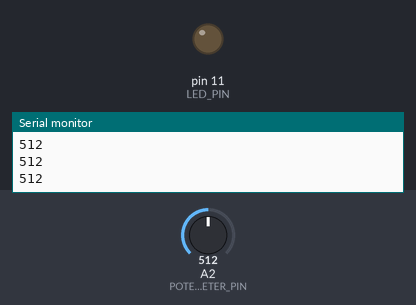
Recording of a sketch running on a simulated Arduino Uno, built with avr-gcc and run on an emulated ATmega328P. Shown: output pins drawn as LEDs (lit = HIGH), the last lines printed to the serial monitor. The inputs (shaded band) are chosen by the test bench; at power-on: A2 (POTENTIOMETER_PIN) = 512.

Above: at 1.2 s.
1.3 s: A2 (POTENTIOMETER_PIN) set to 716
At 1.9 s:
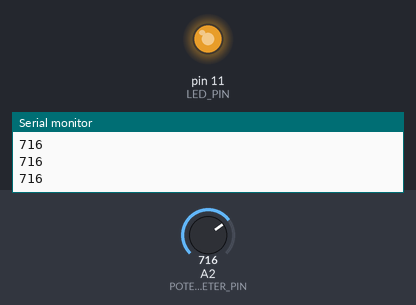
2.8 s: A2 (POTENTIOMETER_PIN) set to 752
At 3.1 s:
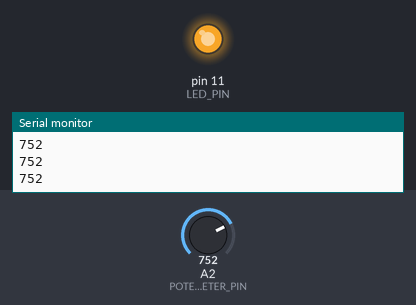
4.3 s: A2 (POTENTIOMETER_PIN) set to 768
At 5.4 s:
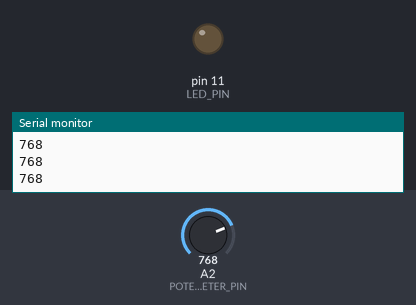
5.8 s: A2 (POTENTIOMETER_PIN) set to 900
At 6.6 s:
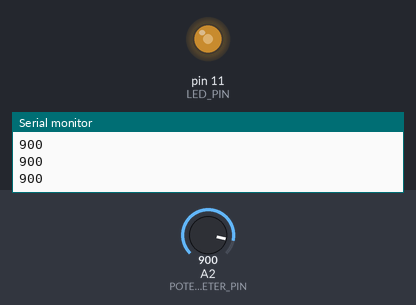
7.3 s: A2 (POTENTIOMETER_PIN) set to 306
At 7.7 s:
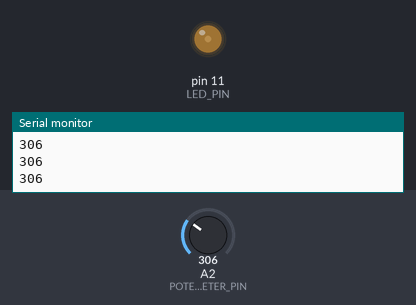
8.8 s: A2 (POTENTIOMETER_PIN) set to 0
At 10.1 s:
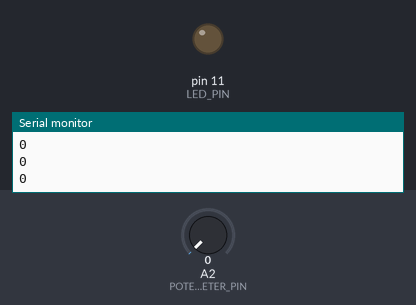
Timing chart, 0 to 11.3 s (numbered marks = the images above; inputs shaded):
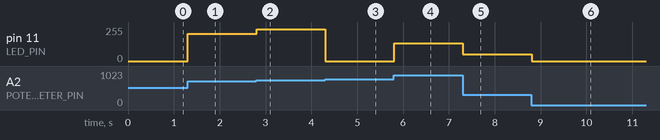

Measured:
- the behaviour switches between 767 and 768 on A2 (POTENTIOMETER_PIN) (found by bisection; images 2 and 3)
- after the input at 1.3 s, pin 11 (LED_PIN): 0/255 → 204/255 at once
- after the input at 2.8 s, pin 11 (LED_PIN): 204/255 → 240/255 at once
- after the input at 4.3 s, pin 11 (LED_PIN): 240/255 → 0/255 at once
- after the input at 5.8 s, pin 11 (LED_PIN): 0/255 → 132/255 at once
- after the input at 7.3 s, pin 11 (LED_PIN): 132/255 → 50/255 at once
- after the input at 8.8 s, pin 11 (LED_PIN): 50/255 → 0/255 at once

The sketch:

sketch_aug24a_Potentiometer.ino
```cpp
#define POTENTIOMETER_PIN A2
#define LED_PIN 11

void setup()
{
  	// Input pin for Anolog not required
  	//pinMode(BUTTON_PIN, INPUT);
      pinMode(LED_PIN, OUTPUT);
      analogWrite(LED_PIN, analogRead(POTENTIOMETER_PIN));
  	  Serial.begin(9600);

}

void loop()
{
  Serial.println(analogRead(POTENTIOMETER_PIN));
  int value = analogRead(POTENTIOMETER_PIN);
  analogWrite(LED_PIN, value);
    // delay(100);
}
```
